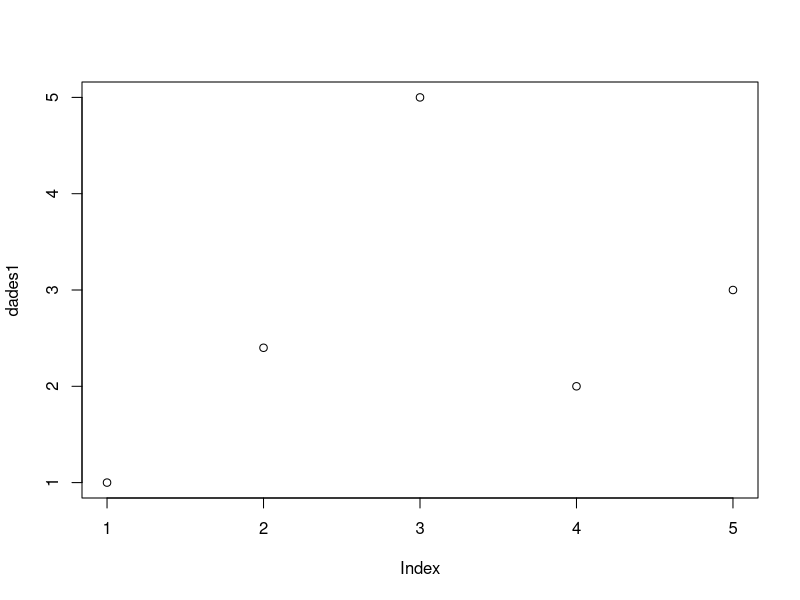
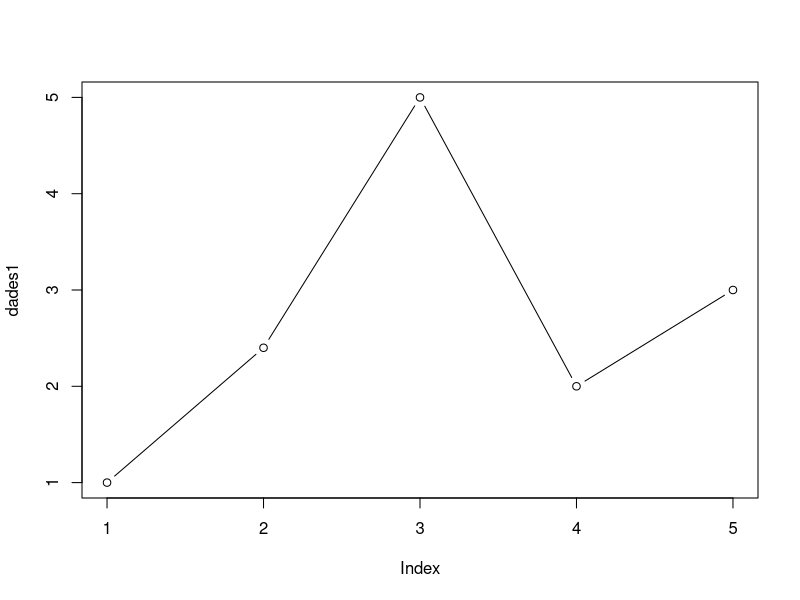
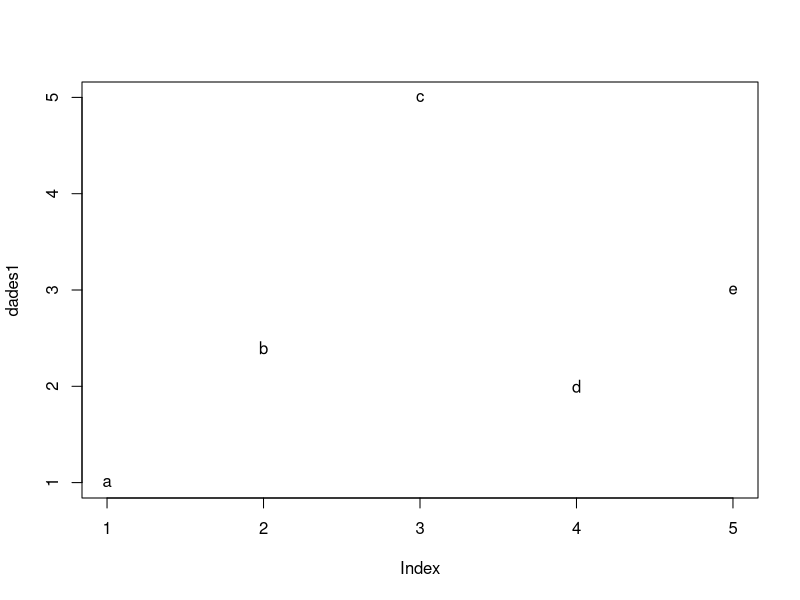
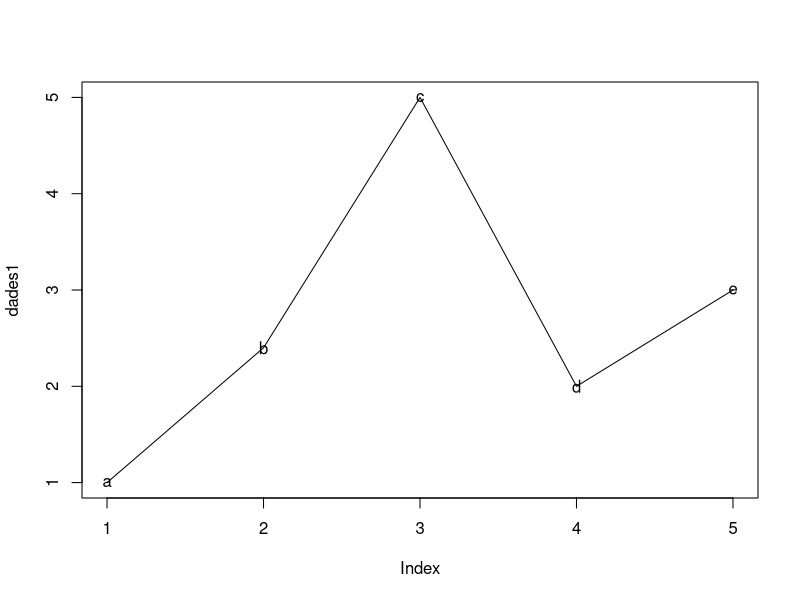
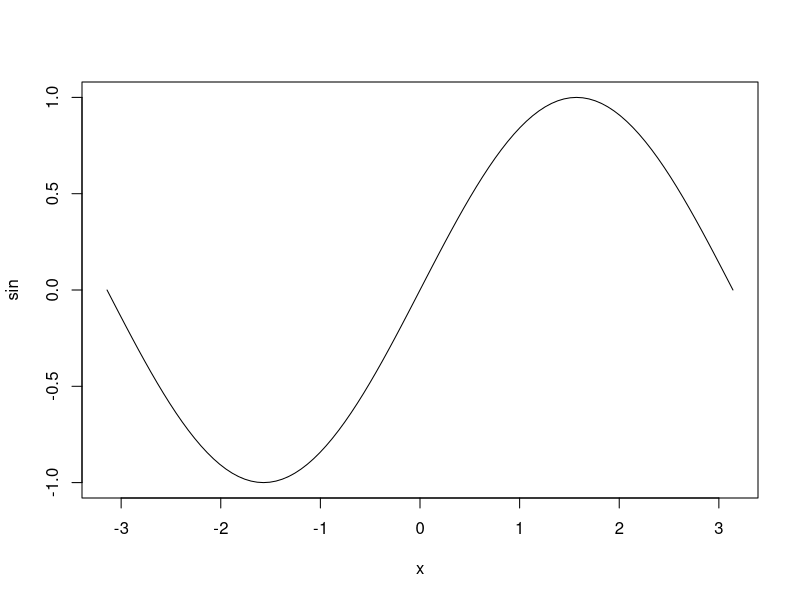
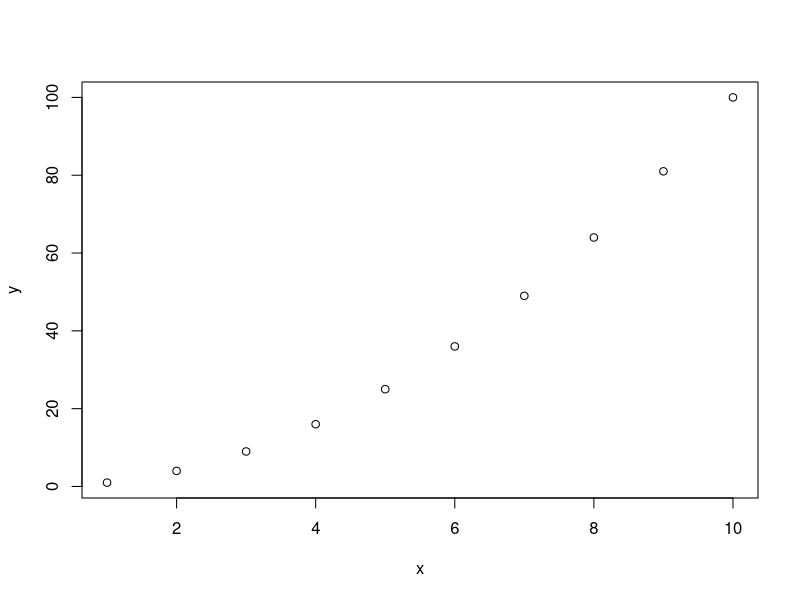
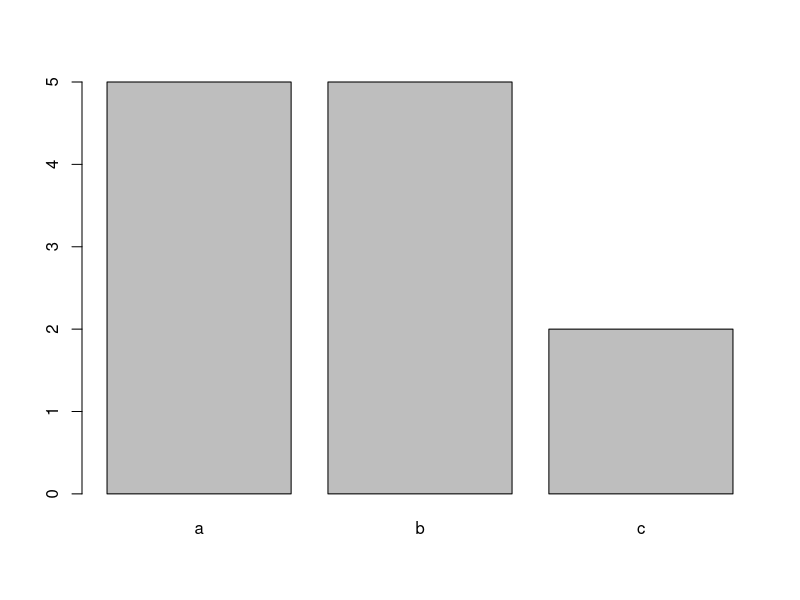
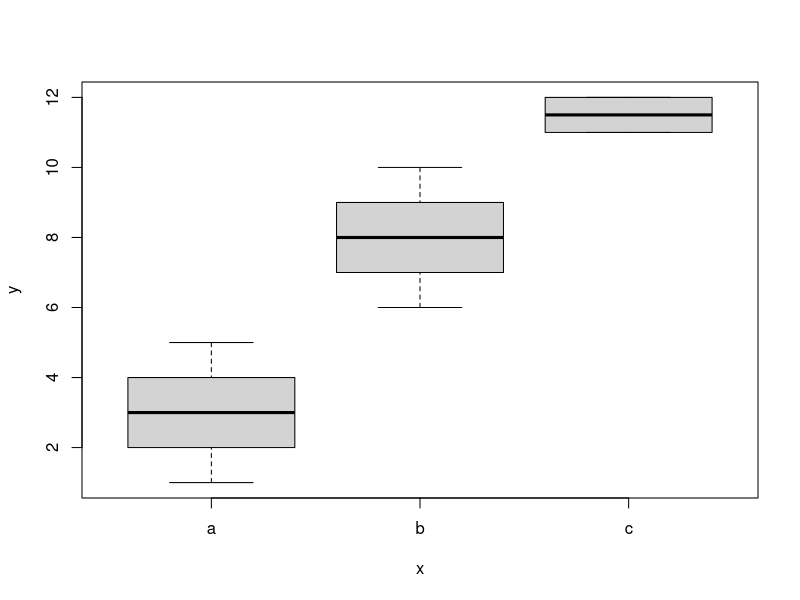

R code for these plots, in order:
#Plot d'un vector
dades1<-c(1,2.4,5,2,3); dades1
plot(dades1)
plot(dades1 ,type='b')
names(dades1)<-letters[1:5]
plot(dades1,type='n') # buit
text(dades1,labels=names(dades1))
plot(dades1,type='l'); text(dades1,labels=names(dades1))

plot(sin,-pi,pi)

x<-1:10; y<-x^2
plot(x,y)

f<-c(rep(c('a','b'), rep(5,2)),rep('c',2)); f
f<-factor(f);f
plot(f)

x<-1:12
plot(f,x)
plot(x~f)

#Alguns paràmetres gràfics

plot(dades1,type="s",ylab="nom eix y",xlab="x", 
     main="Nom de la figura",sub="Altres comentaris")
plot(dades1,xlim=c(0,20),ylim=c(0,10),pch=18)

x<-sample(1:6,20,replace=T)
v1<-rnorm(20)
v2<-rnorm(20)
par(mfrow=c(2,2))
barplot(table(x),col=2:7,main="diagrama de barres de colors")
plot(1:25,pch=1:25,cex=1,main="tipus de punt")
plot(21:25,pch=21:25, bg=rainbow(5),cex=1.3,main="caràcters plans")
hist(v1,col='red',main='histograma')
par(mfrow=c(1,1))

par(mfrow=c(2,2))
plot(v1,v2,las=0,cex=1,main="punts grans i etiquetes marques eixos")
plot(v1,v2,las=1,bty="l",cex=0.5,col="blue",main="punts petits i etiquetes horitz")
plot(v1,v2,axes=FALSE, main="sense eixos")
plot(v1,v2,bty="n",xlim=c(-3,2),ylim=c(-3,3))
par(mfrow=c(1,1))

plot(0:10,0:10,axes=F,xlab="",ylab="")
title(main="fals!!!", sub="Van Gogh")
points(runif(7,0,10),runif(7,0,10),cex=3, col='red')
text(1,7,"que bonic!", col=rainbow(2))
abline(h=2,lty=1)
abline(v=3,lty=3)
abline(a=2,b=1,col='red')
lines(c(0,3,4),c(0,1,7), col='green')
polygon(c(0,3,4),c(0,1,7),col='yellow')
polygon(runif(4,1,7),runif(4,1,7), col='green')
legend(8,8,lty=c(1,2),legend=c('a','b'))

par()
x<-rnorm(10)
y<-rnorm(10)
par()$mar
par()$bg
param.vells<-par()
par(bg="lightgray",mar=c(2.5,2.5,2.5,0.7))
plot(x,y,type='n',xlab="",ylab="",
     xlim=c(-2,2),ylim=c(-2,2),xaxt="n",yaxt="n")
rect(-3,-3,3,3,col="cornsilk")
points(x,y,pch=10,col='red',cex=2)
axis(side=1,c(-2,0,2),tcl=-0.2,labels=F)
axis(side=2, -1:1, tcl=-0.2, labels=FALSE)
title("personalitzar un gràfic",font.main=4,adj=1,cex.main=1)
mtext("Deu números a l’atzar", side=1, line=1, at=1, cex=0.9, font=3)
mtext("Uns altres deu números", side=2,line=1, at=0.5, cex=0.9, font=3) 
mtext(c(-2, 0, 2), side=1, las=1, at=c(-2, 0, 2), line=0.3,                                                                                                                                                                                                            col="blue", cex=0.9)
mtext(-1:1, side=2, las=1, at=-1:1, line=0.2, col="blue", cex=0.9)

par(param.vells)
par(bg='white',mar=c(5.1,4.1,4.1,2.1))




